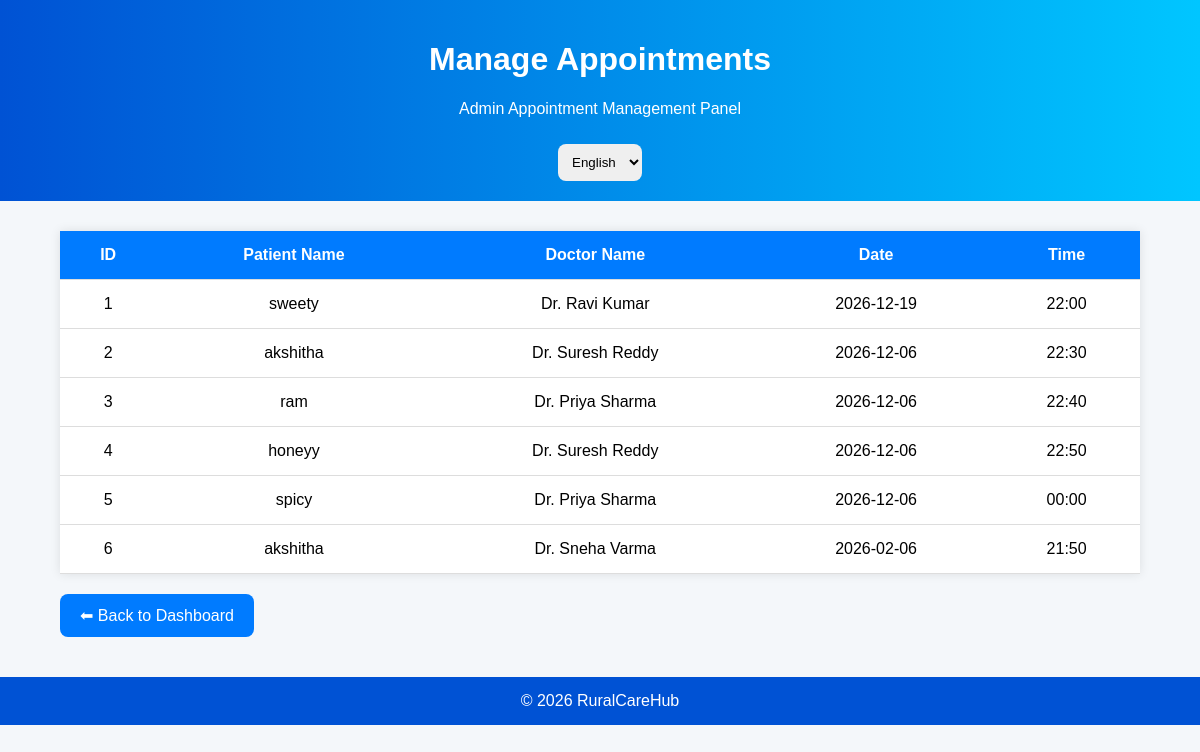
The page /manage-appointments on the database its author committed.
### app.py (models this page shows)
class Appointment(db.Model):
    id = db.Column(db.Integer, primary_key=True)
    patient_name = db.Column(db.String(100))
    doctor_name = db.Column(db.String(100))
    appointment_date = db.Column(db.String(50))
    appointment_time = db.Column(db.String(50))
    symptoms = db.Column(db.String(500))
    age = db.Column(db.String(10))
    blood_group = db.Column(db.String(10))

### app.py (the view)
@app.route('/manage-appointments')
def manage_appointments():
    appointments = Appointment.query.all()
    return render_template(
        'manage_appointments.html',
        appointments=appointments
    )

### templates/manage_appointments.html (shortened to what this page needs)
<!DOCTYPE html>
<html>
<head>
</head>
<body>
<div class="header">
<h1 id="title">Manage Appointments</h1>
<p id="subtitle">
</p>
<select id="languageSelect"
onchange="changeLanguage()">
<option value="en">English</option>
</select>
</div>
<div class="container">
<table>
<tr>
<th>ID</th>
<th id="patientText">Patient Name</th>
<th id="doctorText">Doctor Name</th>
<th id="dateText">Date</th>
<th id="timeText">Time</th>
</tr>
{% for appointment in appointments %}
<tr>
<td>{{ appointment.id }}</td>
<td>{{ appointment.patient_name }}</td>
<td>{{ appointment.doctor_name }}</td>
<td>{{ appointment.appointment_date }}</td>
<td>{{ appointment.appointment_time }}</td>
</tr>
{% endfor %}
</table>
<a href="/admin"
class="back-btn"
id="backBtn">
</a>
</div>
<footer>
© 2026 RuralCareHub
</footer>
</body>
</html>

### templates/manage_appointments.html (style rules this page uses)
body { margin:0; font-family:Arial; background:#f4f7fa; }
.header { background:linear-gradient(to right,#0052d4,#00c6ff); color:white; text-align:center; padding:20px; }
.container { width:90%; margin:30px auto; }
table { width:100%; border-collapse:collapse; background:white; box-shadow:0 0 10px rgba(0,0,0,0.1); }
th,td { padding:15px; text-align:center; border-bottom:1px solid #ddd; }
th { background:#007bff; color:white; }
.back-btn { display:inline-block; margin-top:20px; padding:12px 20px; background:#007bff; color:white; text-decoration:none; border-radius:8px; }
select { padding:10px; border-radius:8px; border:none; margin-top:10px; }
footer { background:#0052d4; color:white; text-align:center; padding:15px; margin-top:40px; }

### rows shown on the page
Appointment: id "1", patient_name "sweety", doctor_name "Dr. Ravi Kumar", appointment_date "2026-12-19", appointment_time "22:00"
Appointment: id "2", patient_name "akshitha", doctor_name "Dr. Suresh Reddy", appointment_date "2026-12-06", appointment_time "22:30"
Appointment: id "3", patient_name "ram", doctor_name "Dr. Priya Sharma", appointment_date "2026-12-06", appointment_time "22:40"
Appointment: id "4", patient_name "honeyy", doctor_name "Dr. Suresh Reddy", appointment_date "2026-12-06", appointment_time "22:50"
Appointment: id "5", patient_name "spicy", doctor_name "Dr. Priya Sharma", appointment_date "2026-12-06", appointment_time "00:00"
Appointment: id "6", patient_name "akshitha", doctor_name "Dr. Sneha Varma", appointment_date "2026-02-06", appointment_time "21:50"
